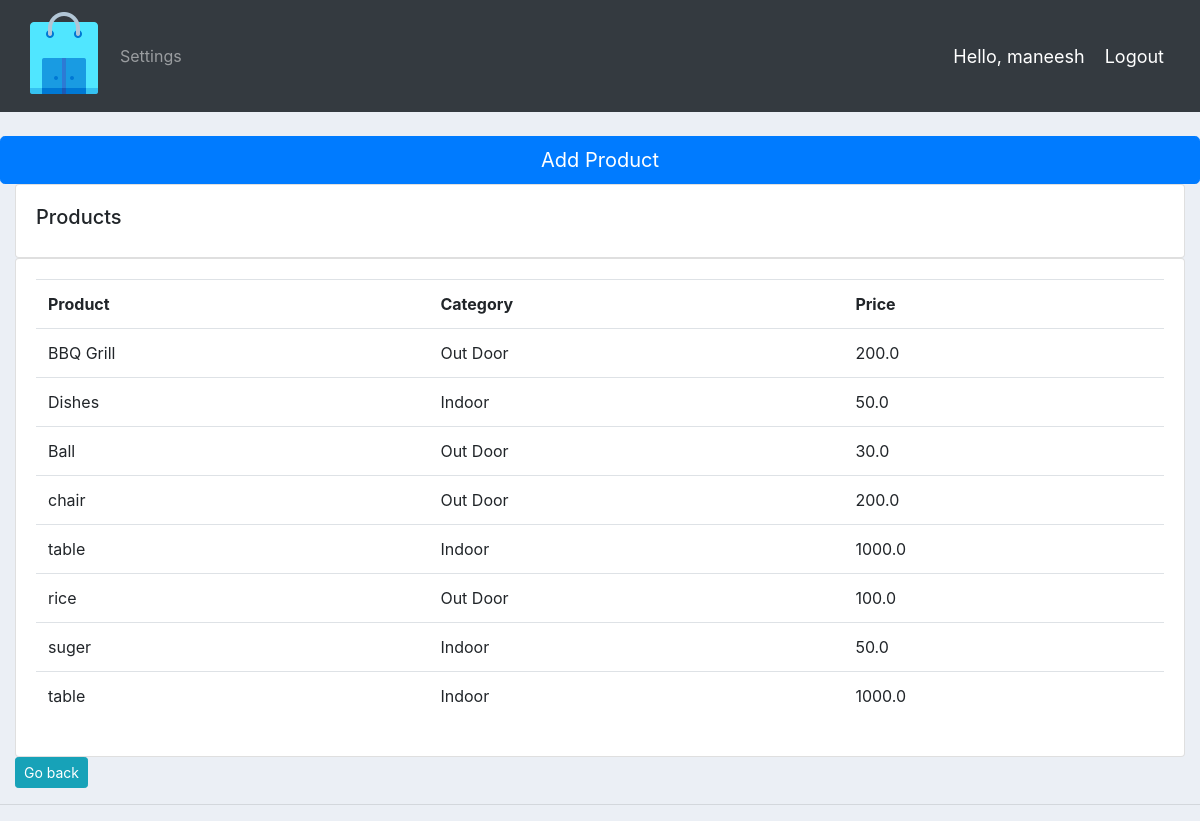
Screenshot of /products/ (signed in) with the database file from the repository.
### accounts/models.py (models this page shows, shortened)
class Product(models.Model):
	CATEGORY = (
			('Indoor', 'Indoor'),
			('Out Door', 'Out Door'),
			)
	name = models.CharField(max_length=200, null=True)
	price = models.FloatField(null=True)
	category = models.CharField(max_length=200, null=True, choices=CATEGORY)
	description = models.CharField(max_length=200, null=True, blank=True)
	date_created = models.DateTimeField(auto_now_add=True, null=True)
	tags = models.ManyToManyField(Tag)

### accounts/views.py (the view)
# urls.py: path('products/', views.products, name='products'),
@login_required(login_url='login')
def products(request):
	products = Product.objects.all()
	return render(request, 'accounts/products.html', {'products':products})

### accounts/templates/accounts/products.html
{%  extends 'accounts/main.html' %}
{% block content %}
		<br>
		<div class="row">
			<a class="btn btn-primary btn-lg btn-block" href="{% url 'addProduct' %}">Add Product</a>
			<div class="col-md">
				<div class="card card-body">
					<h5>Products</h5>
				</div>
				<div class="card card-body">
					<table class="table">
						<tr>
							<th>Product</th>
							<th>Category</th>
							<th>Price</th>
						</tr>
						{% for i in products %}
							<tr>
								<td>{{i.name}}</td>
								<td>{{i.category}}</td>
								<td>{{i.price}}</td>
							</tr>
						{% endfor %}
					</table>
				</div>
			</div>
		</div>
		<td><a class="btn btn-sm btn-info" href="{% url 'home'  %}">Go back</a></td>
{% endblock content %}

### accounts/templates/accounts/navbar.html (shortened to what this page needs)
{% load static %}
<nav class="navbar navbar-expand-lg navbar-dark bg-dark">
 <img src="{% static 'images/logo.png' %}">
  <div class="collapse navbar-collapse" id="navbarNav">
    <ul class="navbar-nav">
      {% if request.user.is_staff %}
      <li class="nav-item active">
        <a class="nav-link" href="{% url 'home' %}">Dashboard</a>
      </li>
      <li class="nav-item">
        <a class="nav-link" href="{% url 'products' %}">Products</a>
      </li>
      {% else %}
       <li class="nav-item">
        <a class="nav-link" href="{% url 'account' %}">Settings</a>
      </li>
      {% endif %}
    </ul>
  </div>
  <span class="hello-msg">Hello, {{request.user}}</span>
  <span ><a  class="hello-msg" href="{% url 'logout' %}">Logout</a></span>
</nav>

### static/css/main.css (style rules this page uses)
body { background-color: #ebeff5; }

### accounts/templates/accounts/navbar.html (style rules this page uses)
.hello-msg { font-size: 18px; color: #fff; margin-right: 20px; }

### rows the page displays
Product: name "BBQ Grill", category "Out Door", price "200.0"
Product: name "Dishes", category "Indoor", price "50.0"
Product: name "Ball", category "Out Door", price "30.0"
Product: name "chair", category "Out Door", price "200.0"
Product: name "table", category "Indoor", price "1000.0"
Product: name "rice", category "Out Door", price "100.0"
Product: name "suger", category "Indoor", price "50.0"
Product: name "table", category "Indoor", price "1000.0"

### other values shown
{{ request.user }} "maneesh"
